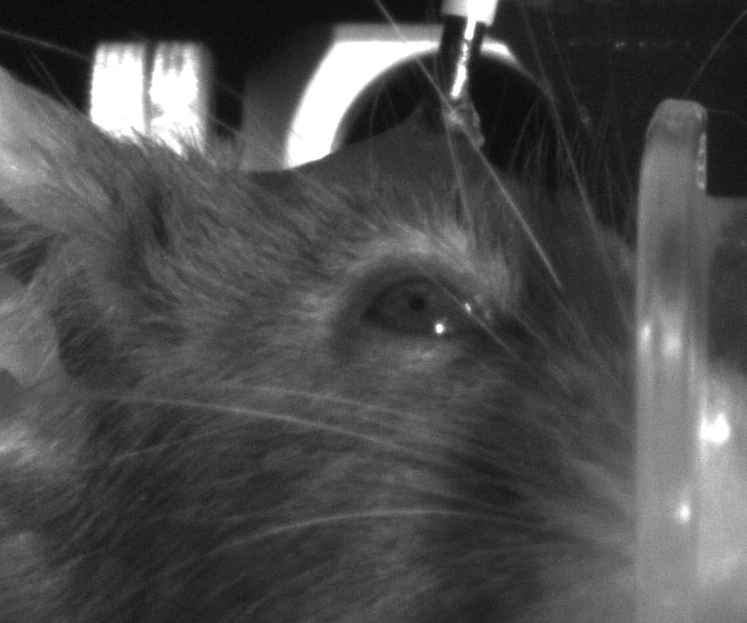
#> input picture pupiltest.jpeg, 747 x 623 px
$ jupyter execute mouse_pupil_extraction_demo.ipynb
#> lines starting #> are read from the running program, lines starting #| are printed output that depends on the picture; after the words box and inside, x2 and y2 are one past the last pixel; in counts of white or black regions, pixels touching at a corner belong together
# 小鼠 pupil 提取与直径计算演示

这个 notebook 将原始图像处理流程拆成可逐步运行的 cell，用于演示如何自动定位眼睛 ROI、提取 pupil 边界、拟合圆并计算直径。

## 1. 导入依赖与显示工具

[cell 1]
import cv2
import numpy as np
import pandas as pd
import matplotlib.pyplot as plt
from pathlib import Path
from IPython.display import display

plt.rcParams["figure.dpi"] = 120


def show_img(title, img, cmap="gray", figsize=(6, 5)):
    plt.figure(figsize=figsize)
    plt.imshow(img, cmap=cmap)
    plt.title(title)
    plt.axis("off")
    plt.show()


# [7 lines left out: function show_overlay, not called in this run]

## 2. 设置图片路径和可调参数

把 `img_path` 改成要分析的小鼠眼部图片路径。`micron_per_px` 是可选校准参数；如果还没有像素到真实长度的换算，先保持为 `None`。

[cell 2]
img_path = Path("pupiltest.jpeg")

# 如果已经知道图像比例尺，例如 1 px = 3.2 um，就填 3.2；否则保持 None。
micron_per_px = None

# 是否显示每一步中间结果。
debug = True

## 3. 读取并检查原始图像

[cell 3]
gray = cv2.imread(str(img_path), cv2.IMREAD_GRAYSCALE)
#> gray is the input picture: shape (623, 747); min 6, max 255, mean 77.5

if gray is None:
    raise FileNotFoundError(f"Cannot read image: {img_path.resolve()}")

print(f"Image path: {img_path}")
print(f"Image shape: {gray.shape[1]} x {gray.shape[0]} px")
#| Image shape: 747 x 623 px
print(f"Intensity range: {gray.min()} - {gray.max()}")
#| Intensity range: 6 - 255
show_img("Original gray image", gray, figsize=(7, 5))

## 4. 几何工具函数

`fit_circle_least_squares` 用轮廓点做最小二乘圆拟合，`expand_bbox` 把第一轮候选区域扩大为眼睛 ROI。

[cell 4]
def odd_kernel_size(value, minimum=3):
    """Return an odd kernel size suitable for OpenCV morphology/blur."""
    value = int(round(value))
    value = max(minimum, value)
    if value % 2 == 0:
        value += 1
    return value


def full_image_scale_params(gray_shape):
    """Scale full-image search thresholds with image size."""
    H, W = gray_shape
    image_area = H * W
    short_side = min(H, W)
    return {
        "full_blur_sigma": max(2.0, short_side * 0.0064),
        "full_blackhat_kernel": odd_kernel_size(short_side * 0.082, minimum=31),
        "seed_area_min": max(20, int(image_area * 0.00012)),
        "seed_area_max": max(80, int(image_area * 0.0028)),
        "fallback_area_min": max(80, int(image_area * 0.0006)),
        "fallback_area_max": max(600, int(image_area * 0.013)),
        "seed_min_roi_w": max(45, int(short_side * 0.11)),
        "seed_min_roi_h": max(40, int(short_side * 0.095)),
    }


# [38 lines left out: functions roi_scale_params, fit_circle_least_squares, circle_fit_residual, not called in this run]


def expand_bbox(x, y, w, h, img_shape, scale_x=2.3, scale_y=2.0):
    """
    扩大 bbox，得到眼睛 ROI。
    对这类小鼠眼图，向左和向上多扩一点，因为 pupil 常在反光点左上方。
    """
    H, W = img_shape
    cx = x + w / 2
    cy = y + h / 2

    new_w = int(w * scale_x)
    new_h = int(h * scale_y)
    new_x = int(cx - new_w * 0.58)
    new_y = int(cy - new_h * 0.55)

    new_x = max(0, new_x)
    new_y = max(0, new_y)
    new_w = min(new_w, W - new_x)
    new_h = min(new_h, H - new_y)

    return new_x, new_y, new_w, new_h


def estimate_eye_fissure_features(roi_gray):
    """
    Estimate whether an ROI contains a horizontal dark elliptical eye fissure.
    Returns a compact score and interpretable measurements for candidate ranking/QC.
    """
    h, w = roi_gray.shape
    if h < 10 or w < 10:
        return {
            "fissure_score": 0.0,
            "fissure_area_ratio": 0.0,
            "fissure_aspect": 0.0,
            "fissure_horizontal": 0.0,
        }

    blurred = cv2.GaussianBlur(roi_gray, (0, 0), sigmaX=max(1.0, min(h, w) * 0.025))
    _, dark = cv2.threshold(blurred, 0, 255, cv2.THRESH_BINARY_INV + cv2.THRESH_OTSU)
    k = cv2.getStructuringElement(cv2.MORPH_ELLIPSE, (5, 3))
    dark = cv2.morphologyEx(dark, cv2.MORPH_CLOSE, k, iterations=1)
    dark = cv2.morphologyEx(dark, cv2.MORPH_OPEN, cv2.getStructuringElement(cv2.MORPH_ELLIPSE, (3, 3)))

    contours, _ = cv2.findContours(dark, cv2.RETR_EXTERNAL, cv2.CHAIN_APPROX_SIMPLE)
    best = None
    roi_area = h * w

    for cnt in contours:
        area = cv2.contourArea(cnt)
        if area < roi_area * 0.015 or area > roi_area * 0.75:
            continue
        x, y, bw, bh = cv2.boundingRect(cnt)
        bbox_aspect = bw / max(1, bh)
        area_ratio = area / roi_area
        horizontal = min(1.0, bbox_aspect / 2.2)
        # Eye fissure should be horizontally elongated, but not necessarily a perfect ellipse.
        score = min(area_ratio / 0.28, 1.0) * min(bbox_aspect / 2.2, 1.4) * horizontal
        item = {
            "fissure_score": float(score),
            "fissure_area_ratio": float(area_ratio),
            "fissure_aspect": float(bbox_aspect),
            "fissure_horizontal": float(horizontal),
        }
        if best is None or item["fissure_score"] > best["fissure_score"]:
            best = item

    if best is None:
        return {
            "fissure_score": 0.0,
            "fissure_area_ratio": 0.0,
            "fissure_aspect": 0.0,
            "fissure_horizontal": 0.0,
        }
    return best


# [179 lines left out: functions candidate_table, simple_kmeans, pc_formula_text, plot_candidate_clusters, not called in this run]

## 5. 第一步：自动寻找眼睛 ROI

这一轮先在整张图上增强局部暗结构，目标不是直接找 pupil，而是找到包含眼睛和反光点的 ROI。

[cell 5]
def auto_find_eye_roi(gray, debug=True):
    """
    第一轮自动寻找眼睛 ROI。

    现在使用尺度自适应阈值，并把“横向暗椭圆眼裂”作为候选 ROI 的特征之一。
    优先寻找小而圆的暗种子点作为 pupil/iris 候选，再围绕它扩展 ROI；
    如果没有种子候选，再回退到较大的暗区域 ROI 搜索。
    """
#> called with debug = True
    H, W = gray.shape
#> H = 623; W = 747
    params = full_image_scale_params(gray.shape)

    clahe = cv2.createCLAHE(clipLimit=2.5, tileGridSize=(8, 8))
    enhanced = clahe.apply(gray)
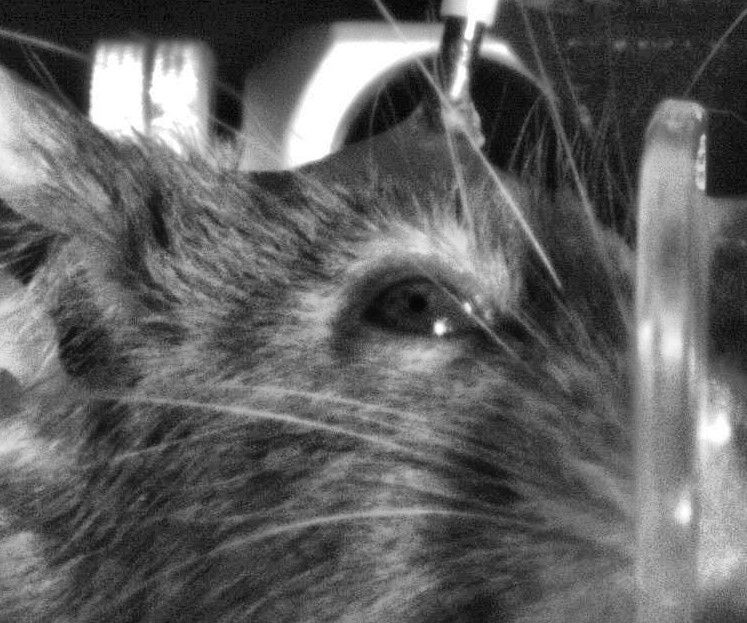
#> enhanced: shape (623, 747); min 2, max 255, mean 97.4

    low_full = cv2.GaussianBlur(
        enhanced, ksize=(0, 0), sigmaX=params["full_blur_sigma"]
    )
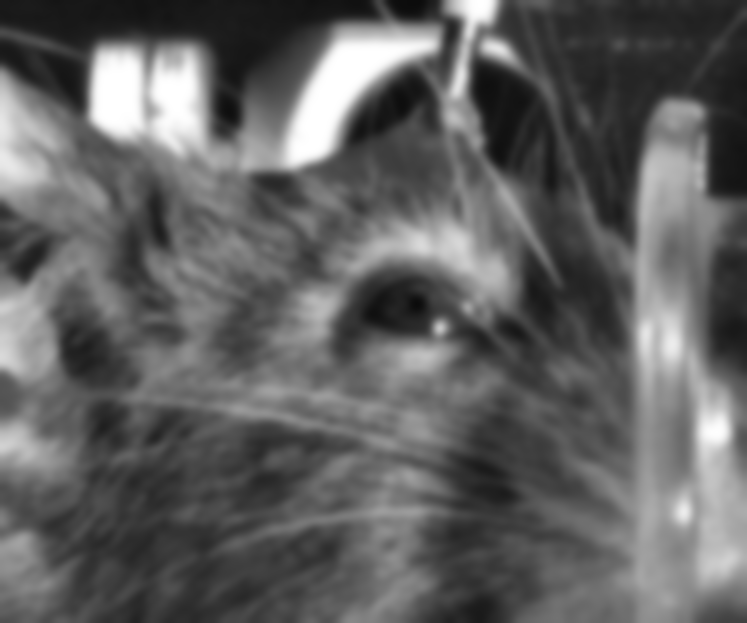
#> low_full: shape (623, 747); min 11, max 255, mean 97.4

    kernel = cv2.getStructuringElement(
        cv2.MORPH_ELLIPSE,
        (params["full_blackhat_kernel"], params["full_blackhat_kernel"]),
    )
    blackhat = cv2.morphologyEx(low_full, cv2.MORPH_BLACKHAT, kernel)
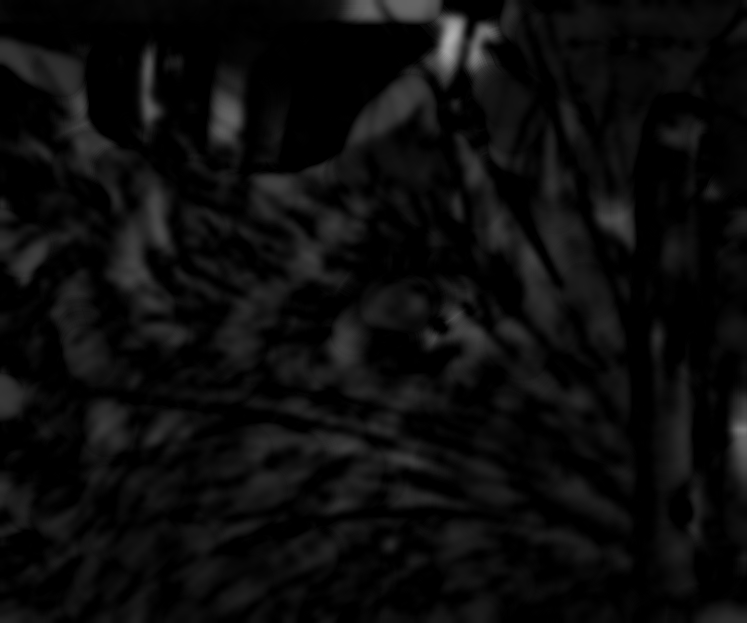
#> blackhat: shape (623, 747); min 0, max 175, mean 12.3

    _, dark_mask = cv2.threshold(
        blackhat, 0, 255, cv2.THRESH_BINARY + cv2.THRESH_OTSU
    )
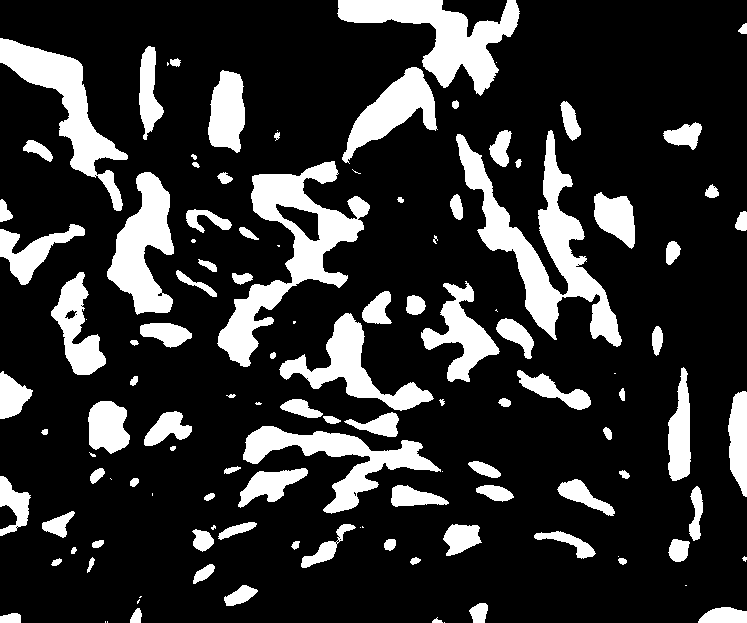
#> dark_mask: shape (623, 747); 19.6% white; 122 white regions (26 under 20 px), largest, box (x1, y1, x2, y2) and area: (456, 130, 622, 347) 9811, (217, 161, 370, 367) 8906, (337, 0, 520, 96) 6840
    dark_mask = cv2.morphologyEx(
        dark_mask,
        cv2.MORPH_OPEN,
        cv2.getStructuringElement(cv2.MORPH_ELLIPSE, (5, 5)),
    )
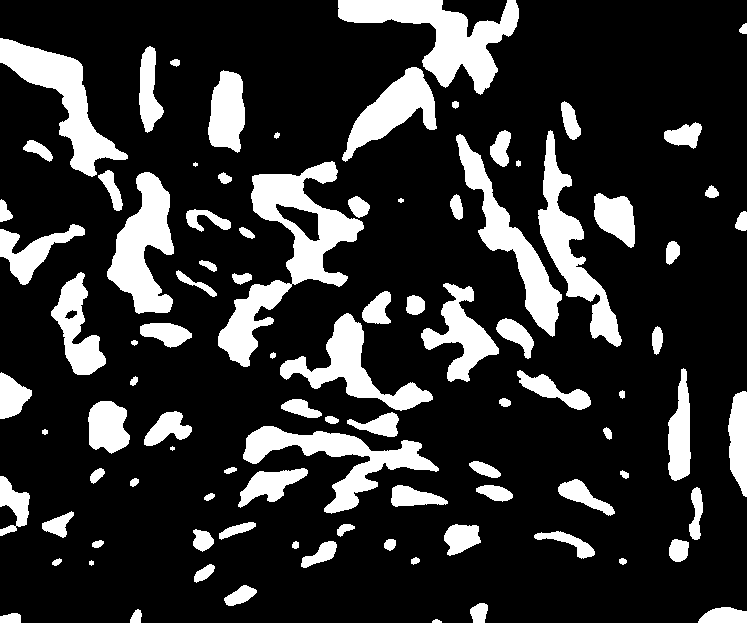
#> dark_mask: shape (623, 747); 19.3% white; 95 white regions (2 under 20 px)

    contours, _ = cv2.findContours(
        dark_mask, cv2.RETR_EXTERNAL, cv2.CHAIN_APPROX_SIMPLE
    )
#> contours = 95 contours, 8 with area under 20; largest, box (x1, y1, x2, y2) and area: (218, 161, 364, 367) 8916, (338, 0, 519, 95) 6514, (0, 38, 128, 177) 5131, (107, 172, 174, 314) 4978, (243, 426, 439, 514) 4847

    seed_candidates = []
    fallback_candidates = []

    for cnt in contours:
        area = cv2.contourArea(cnt)
        if area < params["seed_area_min"] or area > params["fallback_area_max"]:
            continue

        x, y, w, h = cv2.boundingRect(cnt)
        if x <= 2 or y <= 2 or x + w >= W - 2 or y + h >= H - 2:
            continue

        perimeter = cv2.arcLength(cnt, True)
        if perimeter == 0:
            continue

        circularity = 4 * np.pi * area / (perimeter ** 2)
        if circularity < 0.15:
            continue

        M = cv2.moments(cnt)
        if M["m00"] == 0:
            continue
        cx = M["m10"] / M["m00"]
        cy = M["m01"] / M["m00"]

        dark_score = np.mean(blackhat[y:y + h, x:x + w])

        if (
            params["seed_area_min"] <= area <= params["seed_area_max"]
            and circularity >= 0.45
        ):
            roi_w = max(params["seed_min_roi_w"], int(w * 4.0))
            roi_h = max(params["seed_min_roi_h"], int(h * 4.0))
            roi_x = int(cx - roi_w * 0.52)
            roi_y = int(cy - roi_h * 0.52)
            roi_x = max(0, min(roi_x, W - 1))
            roi_y = max(0, min(roi_y, H - 1))
            roi_w = min(roi_w, W - roi_x)
            roi_h = min(roi_h, H - roi_y)

            roi_gray = gray[roi_y:roi_y + roi_h, roi_x:roi_x + roi_w]
            fissure = estimate_eye_fissure_features(roi_gray)
            seed_mask = np.zeros_like(gray)
            cv2.drawContours(seed_mask, [cnt], -1, 255, -1)
            mean_seed_intensity = cv2.mean(gray, mask=seed_mask)[0]
            bright_ratio = np.mean(roi_gray > max(220, np.percentile(gray, 99.3)))

            center_prior = 1 - abs(cx - W * 0.55) / (W * 0.55)
            score = (
                dark_score
                + 25 * circularity
                + 0.01 * area
                - 0.22 * mean_seed_intensity
                + 8 * min(bright_ratio, 0.03)
                + 12 * fissure["fissure_score"]
                + 4 * center_prior
            )

            seed_candidates.append({
                "score": score,
                "contour": cnt,
                "bbox": (x, y, w, h),
                "roi": (roi_x, roi_y, roi_w, roi_h),
                "area": area,
                "circularity": circularity,
                "dark_score": dark_score,
                "bright_ratio": bright_ratio,
                "mean_seed_intensity": mean_seed_intensity,
                "mode": "dark circular seed",
                **fissure,
            })

        if params["fallback_area_min"] <= area <= params["fallback_area_max"]:
            roi_x, roi_y, roi_w, roi_h = expand_bbox(
                x, y, w, h, gray.shape, scale_x=2.5, scale_y=2.2
            )
            roi_gray = gray[roi_y:roi_y + roi_h, roi_x:roi_x + roi_w]
            fissure = estimate_eye_fissure_features(roi_gray)
            bright_threshold = max(220, np.percentile(gray, 99.3))
            bright_pixels = np.sum(roi_gray > bright_threshold)
            bright_ratio = bright_pixels / max(1, roi_gray.size)
            score = (
                dark_score
                + 60 * min(bright_ratio, 0.02)
                + 0.002 * area
                + 15 * circularity
                + 12 * fissure["fissure_score"]
            )

            fallback_candidates.append({
                "score": score,
                "contour": cnt,
                "bbox": (x, y, w, h),
                "roi": (roi_x, roi_y, roi_w, roi_h),
                "area": area,
                "circularity": circularity,
                "dark_score": dark_score,
                "bright_ratio": bright_ratio,
                "mode": "fallback dark region",
                **fissure,
            })
#> this loop made 95 passes
#> (area, x, y, perimeter, circularity) on passes 6, 12, 15, 18, 19, 22, 25, 26: (359, 224, 585, 84.08, 0.638), (431.5, 301, 541, 103.8, 0.503), (338, 669, 539, 71.46, 0.832), (305.5, 193, 529, 73.01, 0.72), (767.5, 444, 524, 122, 0.648), (386.5, 42, 511, 98.33, 0.502), (367, 476, 485, 88.77, 0.585), (727, 391, 485, 142.1, 0.453)
#> (area, x, y, perimeter, circularity) on passes 17, 24, 27: (523.5, 534, 531, 155.3, 0.273), (411.5, 689, 487, 125, 0.331), (756.5, 558, 479, 153.4, 0.404)
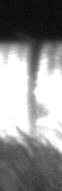
#> roi_gray: shape (191, 62); min 9, max 255, mean 141.4
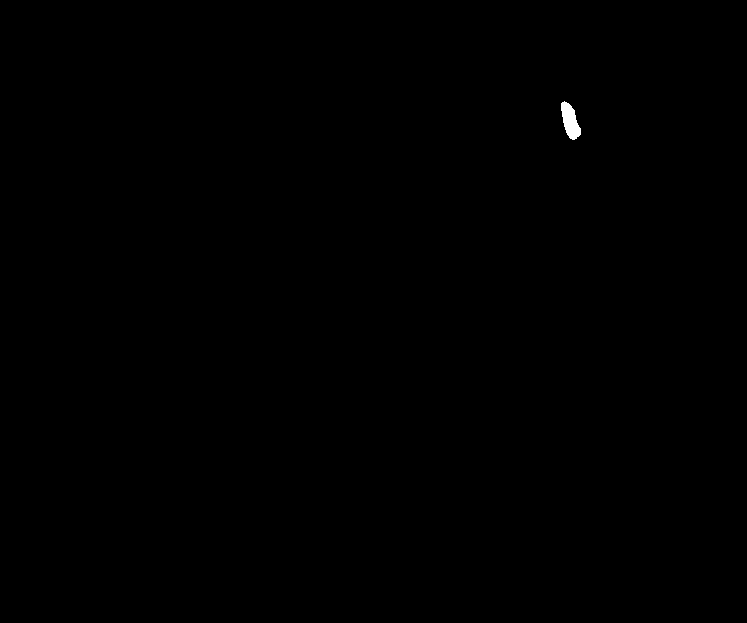
#> seed_mask: shape (623, 747); 0.1% white; 1 white region, box (x1, y1, x2, y2) and area: (561, 101, 581, 140) 473

    candidates = seed_candidates if len(seed_candidates) > 0 else fallback_candidates
    if len(candidates) == 0:
        raise RuntimeError("没有自动找到眼睛 ROI。可以放宽 area / circularity 参数，或手动给 ROI。")

    best = max(candidates, key=lambda d: d["score"])
    roi = best["roi"]

    if debug:
        show_img("CLAHE enhanced full image", enhanced)
        show_img("First low-pass filtered full image", low_full)
        show_img("Black-hat response for eye ROI search", blackhat)
        show_img("Dark mask from first round", dark_mask)

        overlay = np.zeros((*gray.shape, 4), dtype=np.float32)
        x, y, w, h = best["bbox"]
        rx, ry, rw, rh = roi
        cv2.rectangle(overlay, (x, y), (x + w, y + h), (1, 0, 0, 1), 2)
        cv2.rectangle(overlay, (rx, ry), (rx + rw, ry + rh), (0, 1, 0, 1), 2)
        show_overlay("Auto detected eye ROI: red = candidate, green = final ROI", gray, overlay)

        print("Scale-adaptive full-image parameters:")
        display(pd.DataFrame([params]))
        display(pd.DataFrame([{k: round(v, 5) if isinstance(v, float) else v
                               for k, v in best.items() if k not in {"contour"}}]))

    return roi, candidates
